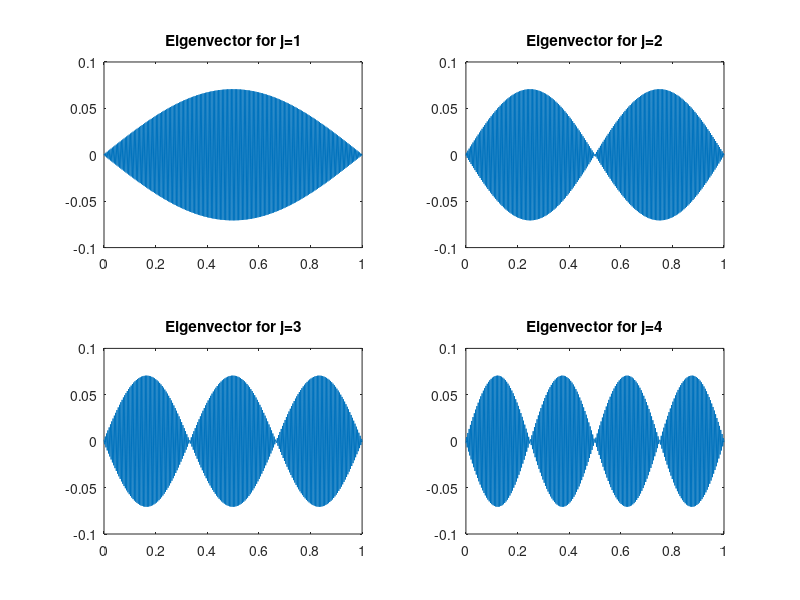

Here is the MATLAB script that generated this plot:
clc
clf

steps = [5, 50, 100, 200, 300, 400];

x0 = 0;
x1 = 1;

n_lambdas = 4;
lambdas = zeros(length(steps), n_lambdas);

for i=1:length(steps)
    m = steps(i);
    fprintf('Calculating eigenvalues for %d points...\n', m)
    
    h = (x1 - x0) / (m+1);

    % Create internal matrix A 
    %
    e = ones(m, 1);
    A = 1/h^2*spdiags([e -2*e e], -1:1, m, m);

    % Set boundary conditions
    %
    alpha = 0;
    
    % Left Dirichlet condition
    %
    A(1, 1) = A(1, 1) + h^2*alpha;
    
    % Right Robin condition (first-order approx)
    %
    A(m, m) = (-2 + 1/(1+h))/(h^2);

    [eigvec eigval] = eig(A);
    lambda = flip(diag(eigval));
    lambdas(i, :) = lambda(1:n_lambdas);
    
    if i == length(steps)
        figure(1);
        title('Eigenvectors');

        for j = 1:n_lambdas
            subplot(2, 2, j);
            plot(linspace(0, 1, length(eigvec(:, j))), eigvec(:, j));
            title(sprintf('Eigenvector for j=%d', j));
        end
    end
end



disp(' ')
disp('       n    lambda_1  lambda_2  lambda_3  lambda_4  lambda_5')
disp([steps' lambdas])

input('Press [Enter] to continue...');
